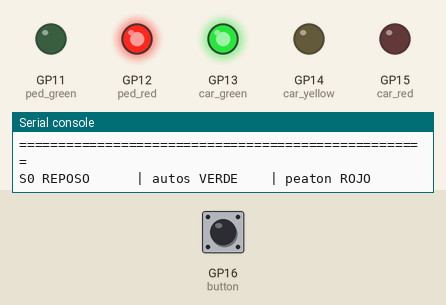
Recording of a program running on a simulated Raspberry Pi Pico running MicroPython. Shown: output pins drawn as LEDs (lit = HIGH), the last lines printed to the serial console. The inputs (shaded band) are chosen by the test bench; at power-on: GP16 (button) HIGH.

Above: at 1.2 s.
1.3 s: GP16 (button) pulled LOW for 0.15 s
At 2.5 s:
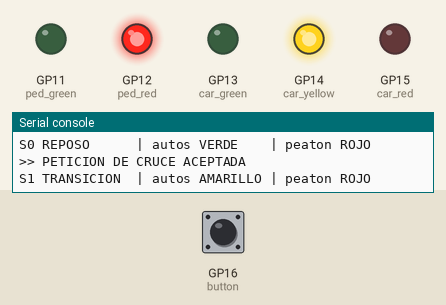
At 9.6 s:
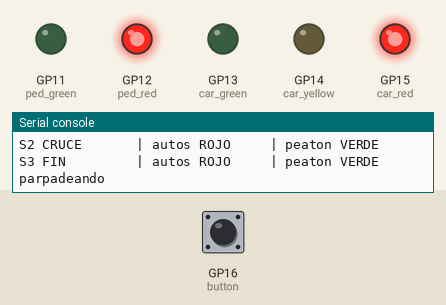
10.4 s: GP16 (button) pulled LOW for 1 s
At 13.4 s:
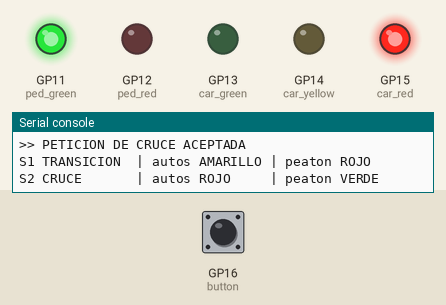
Timing chart, 0 to 20.3 s (numbered marks = the images above; inputs shaded):
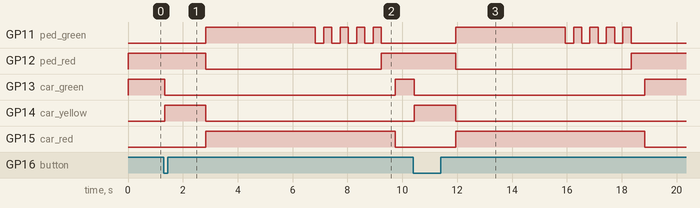

The program:

03_semaforo_peatonal.py
```python
# =========================================================================
#  Reto 03 - Semaforo peatonal interactivo
#  Sesion 03: GPIO, pull-up/pull-down y debounce
#  Angel Rugerio Jimenez #201720
# =========================================================================
#
#  Pinout
#  -------------------------------------------------
#   Auto rojo      GP15      Peaton rojo    GP12
#   Auto amarillo  GP14      Peaton verde   GP11
#   Auto verde     GP13      Boton          GP16
#
#  Maquina de estados
#  -------------------------------------------------
#   S0 REPOSO      autos VERDE      peaton ROJO
#   S1 TRANSICION  autos AMARILLO   peaton ROJO
#   S2 CRUCE       autos ROJO       peaton VERDE
#   S3 FIN         autos ROJO       peaton VERDE parpadeando
#
#  Seguridad
#   Auto verde y peaton verde NUNCA pueden estar encendidos a la vez.
#   Aqui no se deja como comentario: set_lights() lo verifica en cada
#   cambio de estado y se niega a aplicar una combinacion peligrosa.

from machine import Pin
from time import sleep_ms

# --- Pines -------------------------------------------------------------
CAR_RED_PIN = 15
CAR_YELLOW_PIN = 14
CAR_GREEN_PIN = 13
PED_RED_PIN = 12
PED_GREEN_PIN = 11
BUTTON_PIN = 16

# --- Tiempos (Nivel 3: ajustables sin tocar la logica) ------------------
TRANSITION_MS = 1500   # S1 - amarillo, los autos frenan
CROSSING_MS = 4000     # S2 - el peaton cruza
BLINK_TIMES = 4        # S3 - parpadeos de aviso "se acaba el tiempo"
BLINK_MS = 300
RECOVERY_MS = 500      # colchon antes de devolver el verde a los autos
DEBOUNCE_MS = 30
POLL_MS = 10

# --- Configuracion de GPIO ---------------------------------------------
car_red = Pin(CAR_RED_PIN, Pin.OUT)
car_yellow = Pin(CAR_YELLOW_PIN, Pin.OUT)
car_green = Pin(CAR_GREEN_PIN, Pin.OUT)
ped_red = Pin(PED_RED_PIN, Pin.OUT)
ped_green = Pin(PED_GREEN_PIN, Pin.OUT)

button = Pin(BUTTON_PIN, Pin.IN, Pin.PULL_UP)


# --- Funciones ---------------------------------------------------------

def set_lights(car_r, car_y, car_g, ped_r, ped_g):
    if car_g and ped_g:
        print("!! set_lights() rechazado: auto VERDE + peaton VERDE simultaneos")
        return

    car_red.value(car_r)
    car_yellow.value(car_y)
    car_green.value(car_g)
    ped_red.value(ped_r)
    ped_green.value(ped_g)


def cars_go():
    """S0 REPOSO - los autos pasan, el peaton espera."""
    set_lights(0, 0, 1, 1, 0)
    print("S0 REPOSO      | autos VERDE    | peaton ROJO")


def cars_prepare_to_stop():
    """S1 TRANSICION - los autos frenan."""
    set_lights(0, 1, 0, 1, 0)
    print("S1 TRANSICION  | autos AMARILLO | peaton ROJO")


def pedestrians_go():
    """S2 CRUCE - el peaton pasa, los autos detenidos."""
    set_lights(1, 0, 0, 0, 1)
    print("S2 CRUCE       | autos ROJO     | peaton VERDE")


def pedestrians_hurry():
    """S3 FIN - aviso de fin de cruce; los autos siguen en rojo."""
    print("S3 FIN         | autos ROJO     | peaton VERDE parpadeando")
    for _ in range(BLINK_TIMES):
        ped_green.value(0)
        sleep_ms(BLINK_MS)
        ped_green.value(1)
        sleep_ms(BLINK_MS)


def crossing_sequence():
    """Secuencia completa disparada por una peticion del peaton."""
    print(">> PETICION DE CRUCE ACEPTADA")

    cars_prepare_to_stop()
    sleep_ms(TRANSITION_MS)

    pedestrians_go()
    sleep_ms(CROSSING_MS)

    pedestrians_hurry()

    set_lights(1, 0, 0, 1, 0)
    sleep_ms(RECOVERY_MS)

    cars_go()
    print(">> SECUENCIA COMPLETA - sistema en reposo\n")


# --- Main -------------------------------------------------------------
# Encabezado por serial: separa el arranque del sistema de la traza de estados
print("=" * 52)
print("Reto 03 - Semaforo peatonal interactivo")
print("Boton en GP{} con pull-up interno (presionado = 0)".format(BUTTON_PIN))
print("=" * 52)

cars_go()

last = 1   # boton libre por el pull-up

while True:
    now = button.value()

    if last == 1 and now == 0:
        sleep_ms(DEBOUNCE_MS)

        if button.value() == 0:
            crossing_sequence()

            while button.value() == 0:
                sleep_ms(POLL_MS)

    last = now
    sleep_ms(POLL_MS)
```

Measured:
- after the input at 1.3 s, GP11 (ped_green): LOW → HIGH after 1.5 s, then repeats every 0.60 s: LOW 0.30 s, HIGH 0.30 s, until it stays LOW from 9.2 s; GP12 (ped_red): HIGH → LOW after 1.5 s, → HIGH 6.4 s later
- after the input at 10.4 s, GP11 (ped_green): LOW → HIGH after 1.5 s, then repeats every 0.60 s: LOW 0.30 s, HIGH 0.30 s, until it stays LOW from 18.3 s; GP12 (ped_red): HIGH → LOW after 1.5 s, → HIGH 6.4 s later
